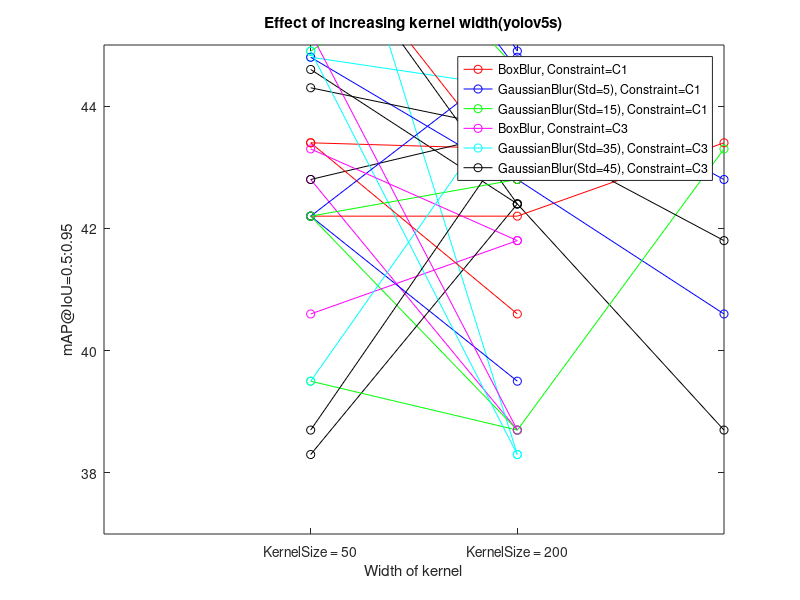

Reproduce this figure in MATLAB.
clc
clear all
close all

%% Effect of changing constraint for all levels, and mechanisms
x = [1 2];
%level = [50 100];
rb_50 = [47.1 45.2]; %1st element-C1, 2nd element-C2
rg5_50 = [50.2 44.9];
rg15_50 = [48.2 47.1];

rb_200 = [42.8 38.7];
rg35_200 = [49.1 38.3];
rg45_200 = [44.6 42.4];

plot(x, rb_50, 'ro-');
hold on
plot(x, rg5_50, 'bo-');
plot(x, rg15_50, 'go-');
plot(x, rb_200, 'mo-');
plot(x, rg35_200, 'co-');
plot(x, rg45_200, 'ko-');

legend('BoxBlur, KernelWidth=50', 'GaussianBlur(Std=5), KernelWidth=50', 'GaussianBlur(Std=15), KernelWidth=50', 'BoxBlur, KernelWidth=200', 'GaussianBlur(Std=35), KernelWidth=200', 'GaussianBlur(Std=45), KernelWidth=200');
xticks([1 2]);
xticklabels({'C1','C2'});
xlim([0 3]);
xlabel('Constraints');
ylabel('mAP@IoU=0.5:0.95');
title('Effect of changing constraints(Yolov5x)');

%% Effect of changing constraint for all levels, and mechanisms
x = [1 2];
%level = [50 100];
rb_50 = [43.4 43.3];
rg5_50 = [42.2 39.5];
rg15_50 = [42.2 38.7];

rb_200 = [40.6 41.8];
rg35_200 = [44.8 44.3];
rg45_200 = [42.8 43.6];

plot(x, rb_50, 'ro-');
hold on
plot(x, rg5_50, 'bo-');
plot(x, rg15_50, 'go-');
plot(x, rb_200, 'mo-');
plot(x, rg35_200, 'co-');
plot(x, rg45_200, 'ko-');

legend('BoxBlur, KernelWidth=50', 'GaussianBlur(Std=5), KernelWidth=50', 'GaussianBlur(Std=15), KernelWidth=50', 'BoxBlur, KernelWidth=200', 'GaussianBlur(Std=35), KernelWidth=200', 'GaussianBlur(Std=45), KernelWidth=200');
xticks([1 2]);
xticklabels({'C1','C3'});
xlim([0 3]);
xlabel('Constraints');
ylabel('mAP@IoU=0.5:0.95');
title('Effect of changing constraints(Yolov5s)');



%% Effect of changing mechanism for all levels and all constraints
x = [1 2 3];
%level = [50 100];
r50C1 = [50.2 48.2 47.1];
r200C1 = [49.1 44.6 42.8];
r50C3 = [44.9 47.1 45.2];
r200C3 = [38.3 42.4 38.7];
plot(x, r50C1, 'ro-');
hold on
plot(x, r200C1, 'bo-');
plot(x,r50C3, 'go-');
plot(x,r200C3, 'ko-');
legend('KernelSize=50, Constraint=1', 'KernelSize=200, Constraint=1', 'KernelSize=50, Constraint=3', 'KernelSize=200, Constraint=3');
xticks([1 2 3]);
xticklabels({'Gaussian(Std=Low)','Gaussian(Std=High)', 'Box Blur'});
xlim([0 4]);
xlabel('Blur Mechanism');
ylabel('mAP@IoU=0.5:0.95');
title('Effect of changing blur mechanism(Yolov5x)');

%% Effect of changing mechanism for all levels under C1
x = [1 2 3];
%level = [50 100];
r50C1 = [42.2 42.2 43.4];
r200C1 = [44.8 42.8 40.6];
r50C3 = [39.5 38.7 43.3];
r200C3 = [44.3 43.6 41.8];
plot(x, r50C1, 'ro-');
hold on
plot(x, r200C1, 'bo-');
plot(x,r50C3, 'go-');
plot(x,r200C3, 'ko-');
legend('KernelSize=50, Constraint=1', 'KernelSize=200, Constraint=1', 'KernelSize=50, Constraint=3', 'KernelSize=200, Constraint=3');
xticks([1 2 3]);
xticklabels({'Gaussian(Std=Low)','Gaussian(Std=High)', 'Box Blur'});
xlim([0 4]);
ylim([37 45]);
xlabel('Blur Mechanism');
ylabel('mAP@IoU=0.5:0.95');
title('Effect of changing mechanism(Yolov5s)');

%% Effect of changing kernel size yolov5x
x = [1 2];
%level = [50 100];
rb_C1 = [47.1 42.8];
rg5_C1 = [50.2 49.1];
rg15_C1 = [48.2 44.6];

rb_C3 = [45.2 38.7];
rg35_C3 = [44.9 38.3];
rg45_C3 = [47.1 42.4];

plot(x, rb_C1, 'ro-');
hold on
plot(x, rg5_C1, 'bo-');
plot(x, rg15_C1, 'go-');
plot(x, rb_C3, 'mo-');
plot(x, rg35_C3, 'co-');
plot(x, rg45_C3, 'ko-');


legend('BoxBlur, Constraint=C1','GaussianBlur(Std=5), Constraint=C1','GaussianBlur(Std=15), Constraint=C1', 'BoxBlur, Constraint=C3','GaussianBlur(Std=35), Constraint=C3', 'GaussianBlur(Std=45), Constraint=C3');
xticks([1 2]);
xticklabels({'KernelSize = 50','KernelSize = 200'});
xlim([0 3]);
xlabel('Width of kernel');
ylabel('mAP@IoU=0.5:0.95');
title('Effect of increasing kernel width(yolov5x)');

%% Effect of changing kernel size yolov5s
x = [1 2];
%level = [50 100];
rb_C1 = [43.4 40.6];
rg5_C1 = [42.2 44.8];
rg15_C1 = [42.2 42.8];

rb_C3 = [43.3 41.8];
rg35_C3 = [39.5 44.3];
rg45_C3 = [38.7 43.6];

plot(x, rb_C1, 'ro-');
hold on
plot(x, rg5_C1, 'bo-');
plot(x, rg15_C1, 'go-');
plot(x, rb_C3, 'mo-');
plot(x, rg35_C3, 'co-');
plot(x, rg45_C3, 'ko-');


legend('BoxBlur, Constraint=C1','GaussianBlur(Std=5), Constraint=C1','GaussianBlur(Std=15), Constraint=C1', 'BoxBlur, Constraint=C3','GaussianBlur(Std=35), Constraint=C3', 'GaussianBlur(Std=45), Constraint=C3');
xticks([1 2]);
xticklabels({'KernelSize = 50','KernelSize = 200'});
xlim([0 3]);
xlabel('Width of kernel');
ylabel('mAP@IoU=0.5:0.95');
title('Effect of increasing kernel width(yolov5s)');








